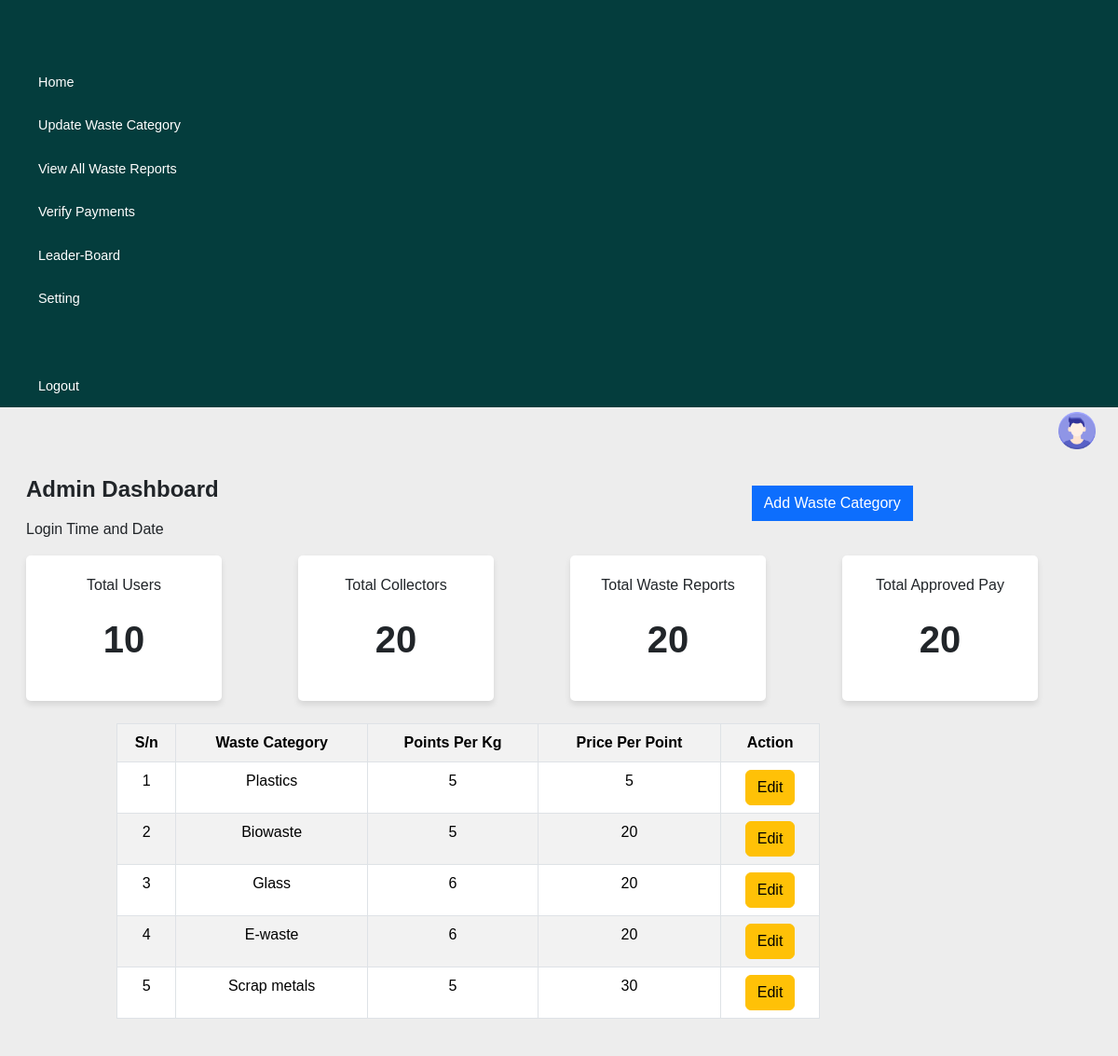
The page /ecoearn/adminwastecat.php on the database its author committed.
### tables this page shows
CREATE TABLE `waste_cat` (
  `cat_id` int(11) NOT NULL,
  `cat_name` varchar(255) NOT NULL,
  `points_per_kg` int(11) NOT NULL,
  `price_per_point` int(11) NOT NULL
);

### ecoearn/classes/Db.php (called while the page is built, shortened)
<?php
class Db{
    private $dbname = DBNAME;
    private $dbuser = DBUSER;
    private $dbpass = DBPASS;
    private $dbhost = DBHOST;
    protected function connect(){
         $dsn ="mysql:host=$this->dbhost;dbname=$this->dbname";
         $option = [
            PDO::ATTR_ERRMODE=>PDO::ERRMODE_EXCEPTION
         ];
        try{
        $conn = new PDO($dsn,$this->dbuser,$this->dbpass,$option);
        return $conn;}
        catch(PDOException $e) {
          return $e->getMessage();
        }
    }
}
?>

### ecoearn/classes/Admin.php (called while the page is built, shortened)
<?php
require_once "Db.php";
class Admin extends Db{
            private $dbconn;
            function __construct(){
                $this->dbconn =  $this->connect();
            }
            public function get_category_admin(){
                $sql = "SELECT * FROM waste_cat";
                $stmt = $this->dbconn->prepare($sql);
                $stmt->execute();
                $res = $stmt->fetchAll(PDO::FETCH_ASSOC);
                return $res;
            }
}
?>

### ecoearn/adminwastecat.php (the view, shortened to what this page needs)
<?php
require_once "classes/Admin.php";
$ad = new Admin;
$recs = $ad-> get_category_admin();
?>
<!DOCTYPE html>
<html>
<head>
    <link href="https://cdn.lineicons.com/4.0/lineicons.css" rel="stylesheet" />
    <link href="bootstrap/css/bootstrap.min.css" rel="stylesheet"  type="text/css">
    <link href="https://cdn.jsdelivr.net/npm/bootstrap@5.3.2/dist/css/bootstrap.min.css" rel="stylesheet"
>
    <link rel="stylesheet" href="adminstyle.css">
</head>
<body>
    <div class="wrapper">
        <aside id="sidebar">
            <div class="d-flex">
                <button class="toggle-btn" type="button">
                </button>
            </div>
            <ul class="sidebar-nav">
                <li class="sidebar-item">
                    <a href="admindashboard.php" class="sidebar-link">
                        <span>Home</span>
                    </a>
                </li>
                <li class="sidebar-item">
                    <a href="adminwastecat.php" class="sidebar-link">
                        <span>Update Waste Category</span>
                    </a>
                </li>
                <li class="sidebar-item">
                    <a href="#" class="sidebar-link">
                        <span>View All Waste Reports</span>
                    </a>
                </li>
                <li class="sidebar-item">
                    <a href="#" class="sidebar-link">
                        <span>Verify Payments</span>
                    </a>
                </li>
                <li class="sidebar-item">
                    <a href="#" class="sidebar-link">
                        <span>Leader-Board</span>
                    </a>
                </li>
                <li class="sidebar-item">
                    <a href="#" class="sidebar-link">
                        <span>Setting</span>
                    </a>
                </li>
            </ul>
            <div class="sidebar-footer">
                <a href="#" class="sidebar-link">
                    <span>Logout</span>
                </a>
            </div>
        </aside>
        <div class="main" style="background-color: #ededed;" >
            <nav class="navbar navbar-expand px-4 py-3">
                <div class="navbar-collapse collapse">
                    <ul class="navbar-nav ms-auto">
                        <li class="nav-item dropdown">
                            <a href="#" data-bs-toggle="dropdown" class="nav-icon pe-md-0">
                                <img src="account.png" class="avatar img-fluid" alt="">
                            </a>
                        </li>
                    </ul>
                </div>
            </nav>
            <main class="content px-3 py-4" style="background-color: #ededed;">
                <div class="container-fluid">
                    <div class=" row mb-3">
                        <div class="col-md-8">
                        <h3 class="fw-bold fs-4 mb-3">Admin Dashboard</h3>
                        <span>Login Time and Date</span>
                        </div>
                        <div class="col-md-4 me-auto">
                            <button type="button" class="btn btn-primary noround" data-bs-toggle="modal" data-bs-target="#exampleModalCenter">
                                Add Waste Category
                            </button>
                        </div>
                    </div>
                        <div class="row mt-3">
                            <div class="col-md-3">
                                    <div class="recycle-box">
                                      <p class="text-center">Total Users</p>
                                      <p  style="font-weight:600;font-size:40px;">10</p>
                                    </div>
                            </div>
                            <div class="col-md-3">
                                <div class="recycle-box">
                                        <p class="text-center">Total Collectors</p>
                                        <p  style="font-weight:600;font-size:40px;">20</p>
                            </div>
                            </div>
                            <div class="col-md-3">
                                <div class="recycle-box">
                                    <p class="text-center">Total Waste Reports</p>
                                    <p  style="font-weight:600;font-size:40px;">20</p>
                                </div>
                            </div>
                            <div class="col-md-3">
                                <div class="recycle-box">
                                    <p class="text-center">Total Approved Pay</p>
                                    <p  style="font-weight:600;font-size:40px;">20</p>
                                </div>
                            </div>
                        </div>
                        <div class="row mt-4">
                            <div class="col-8 offset-1 text-center">
                            <table class="table table-striped table-bordered">
                                        <tr>
                                            <th>S/n</th>
                                            <th>Waste Category</th>
                                            <th>Points Per Kg</th>
                                            <th>Price Per Point</th>
                                            <th>Action</th>
                                        </tr>
                                    <?php $sn=1;  foreach($recs as $val){?>
                                        <tr>
                                            <td><?php echo $sn++ ?></td>
                                            <td><?php echo $val['cat_name']?></td>
                                            <td><?php echo $val['points_per_kg']?></td>
                                            <td><?php echo $val['price_per_point']?></td>
                                            <td colspan="3">
                                               <a href="wasteupdate.php?catid=<?php echo $val['cat_id']?>"><button class="btn btn-warning">Edit</button></a>
                                            </td>
                                        </tr>
                                    <?php } ?>
                            </table>
                            </div>
                        </div>
                    </div>
                </div>
        </div>
</body>
</html>

### ecoearn/adminstyle.css (style rules this page uses)
body { box-sizing: border-box; margin: 0; padding: 0; }
a { text-decoration: none; }
li { list-style: none; }
body { font-family: 'Arial', sans-serif; }
#sidebar { transition: all .25s ease-in-out; background-color:#043d3d ; }
.toggle-btn { background-color: transparent; cursor: pointer; border: 0; padding: 1rem 1.5rem; }
.sidebar-nav { padding: 2rem 0; flex: 1 1 auto; }
a.sidebar-link { padding: .625rem 1.625rem; color: #FFF; display: block; font-size: 0.9rem; white-space: nowrap; border-left: 3px solid transparent; }
.sidebar-item { position: relative; }
.navbar { height:50px; }
.avatar { height: 40px; width: 40px; }
.recycle-box { max-width: 210px; border-radius: 5px; background-color: #ffffff; box-shadow: 0px 4px 6px rgba(0, 0, 0, 0.1); padding:20px; text-align: center; }
.noround { margin-top:10px; border-radius:0px; box-shadow: none; }

### rows shown on the page
waste_cat: cat_name "Plastics", points_per_kg "5", price_per_point "5"
waste_cat: cat_name "Biowaste", points_per_kg "5", price_per_point "20"
waste_cat: cat_name "Glass", points_per_kg "6", price_per_point "20"
waste_cat: cat_name "E-waste", points_per_kg "6", price_per_point "20"
waste_cat: cat_name "Scrap metals", points_per_kg "5", price_per_point "30"
